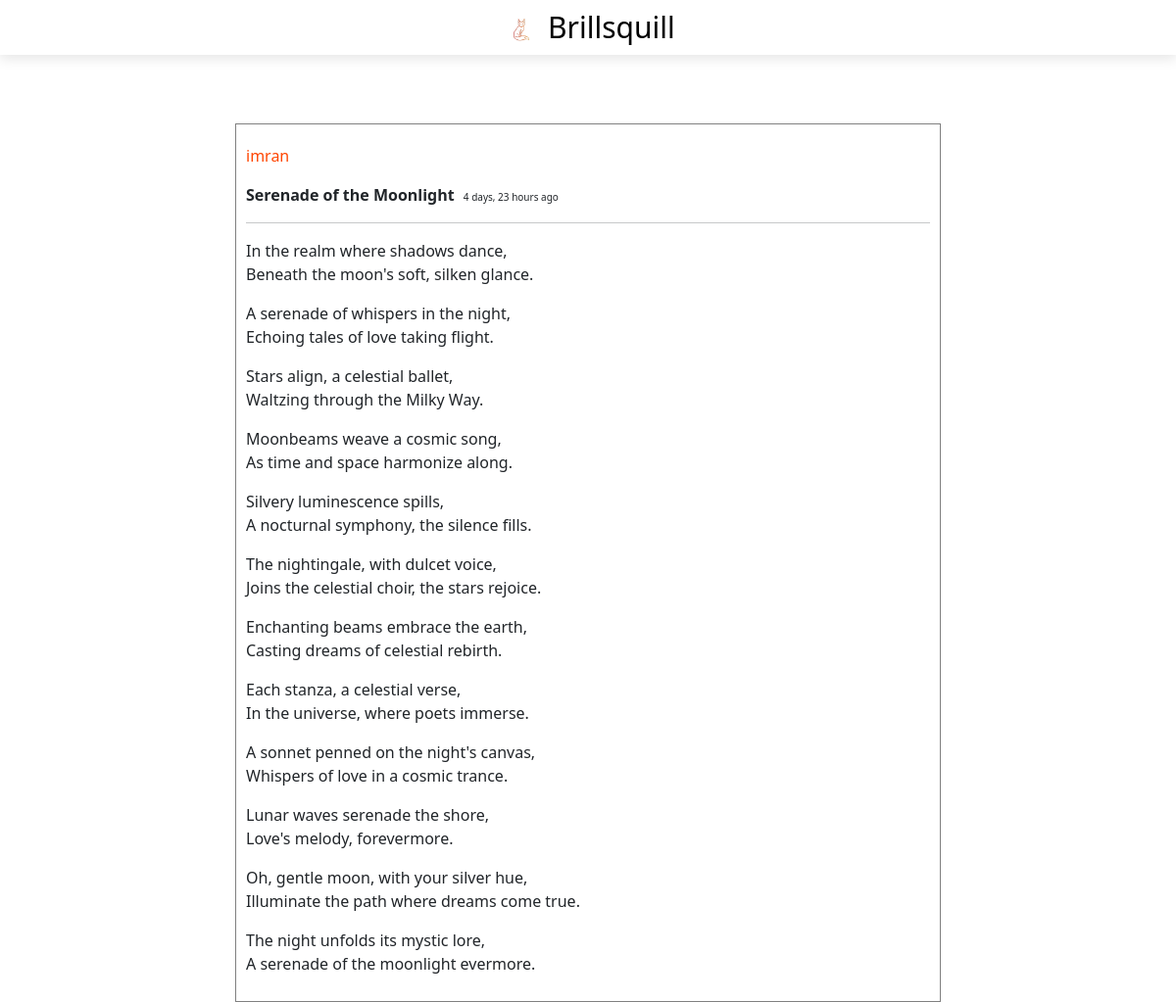
Page /8/share/ on the committed database.
### profiles/models.py (models this page shows)
class Poems(models.Model):
    title = models.CharField(max_length=200, blank=True)
    author = models.ForeignKey(User, on_delete=models.CASCADE, related_name='blog_posts')
    poem = HTMLField()
    created_on = models.DateTimeField(default=timezone.now)
    class Meta:
        ordering = ['-created_on']

### profiles/views.py (the view)
# urls.py: path('<int:poem_id>/share/' ,views.share, name='share'),
def share(request, poem_id):
    poem = None
    image_poem = None
    user_profile = None
    try:
        poem = get_object_or_404(Poems, id=poem_id)
        user_profile = get_object_or_404(UserProfile, person=poem.author)
    except:
        try:
            image_poem = get_object_or_404(ImagePoem, id=poem_id)
            user_profile = get_object_or_404(UserProfile, person=image_poem.author)
        except:
            pass  # Handle the case when neither Poem nor ImagePoem is found
    context = {'poem': poem, 'image_poem': image_poem, 'user_profile': user_profile}
    return render(request, 'profiles/poem/share.html', context)

### templates/profiles/poem/share.html (shortened to what this page needs)
{% load static %}{% load humanize %}
<!DOCTYPE html>
<html>
<head>
<link href="https://cdn.jsdelivr.net/npm/bootstrap@5.3.2/dist/css/bootstrap.min.css" rel="stylesheet">
<link rel="stylesheet" href="{% static 'css/join/join.css' %}">
</head>
<body>
<div class="share-nav">
    <center>
    <a href="{% url 'home' %}"> <img src="{% static  'images/brillzquill_logo (2).png'  %}"> Brillsquill</a>
</center>
</div>
{% if poem %}
<div class="container-for-poem">
    <p class="author">{{poem.author}}</p>
    <p class="poem-title"> {{ poem.title }}  <span>  {{ poem.created_on|timesince|naturaltime }} ago</span></p>
    <hr>
    <p> {{ poem.poem | safe }}</p>
 </div>
  {% else %}
 <p>No content found for the given ID.</p>
{% endif %}
</body>
</html>

### templates/profiles/poem/share.html (style rules this page uses)
.author { margin-top:10px; }
.share-nav { background-color: #ffffff; box-shadow: rgba(0, 0, 0, 0.1) 0px 4px 12px; padding:5px; }
.share-nav a { font-size: 30px; color:black; text-decoration: none; }
.share-nav img { width:40px; }
.container-for-poem { padding:10px; width:60%; border:1px solid grey; position: relative; left:50%; transform: translateX(-50%); margin-top:70px; word-wrap: break-word; z-index: -2; }
.poem-title { font-size: 16px; font-weight: bold; }
.poem-title span { margin-left:5px; font-size: 10px; font-weight: lighter; }
.author { color:orangered; }

### rows in the picture
Poems: author "imran", title "Serenade of the Moonlight", created_on "4 days, 23 hours", poem "In the realm where shadows dance, Beneath the moon's soft, silken glance. A serenade of whispers in the night, Echoing tales of love taking flight. Stars align, a celestial ballet, Waltzing through the Milky Way. Moonbeams weave a cosmic song, As time and space harmonize along. Silvery luminescence spills, A nocturnal symphony, the silence fills. The nightingale, with dulcet voice, Joins the celestial choir, the stars rejoice. Enchanting beams embrace the earth, Casting dreams of celestial rebirth. Each stanza, a celestial verse, In the universe, where poets immerse. A sonnet penned on the night's canvas, Whispers of love in a cosmic trance. Lunar waves serenade the shore, Love's melody,…"
